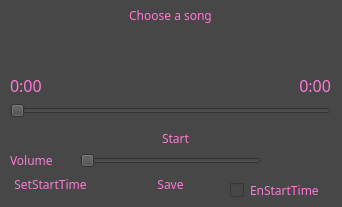
<?xml version="1.0" encoding="UTF-8"?>
<ui version="4.0">
 <class>song_settings</class>
 <widget class="QWidget" name="song_settings">
  <property name="geometry">
   <rect>
    <x>0</x>
    <y>0</y>
    <width>342</width>
    <height>207</height>
   </rect>
  </property>
  <property name="windowTitle">
   <string>mi.Player</string>
  </property>
  <property name="styleSheet">
   <string notr="true">color: rgb(255, 121, 215);
selection-color: rgb(255, 255, 255);
background-color: rgb(71, 71, 71);
border:0px  solid rgb(255, 121, 215, 10);</string>
  </property>
  <widget class="QPushButton" name="song_path_set">
   <property name="geometry">
    <rect>
     <x>0</x>
     <y>0</y>
     <width>341</width>
     <height>31</height>
    </rect>
   </property>
   <property name="font">
    <font>
     <family>Segoe UI Light</family>
    </font>
   </property>
   <property name="text">
    <string>Choose a song</string>
   </property>
   <attribute name="buttonGroup">
    <string notr="true">b_cc</string>
   </attribute>
  </widget>
  <widget class="QSlider" name="volume_slider">
   <property name="geometry">
    <rect>
     <x>80</x>
     <y>150</y>
     <width>181</width>
     <height>22</height>
    </rect>
   </property>
   <property name="maximum">
    <number>100</number>
   </property>
   <property name="orientation">
    <enum>Qt::Horizontal</enum>
   </property>
  </widget>
  <widget class="QSlider" name="song_timing">
   <property name="geometry">
    <rect>
     <x>10</x>
     <y>100</y>
     <width>321</width>
     <height>21</height>
    </rect>
   </property>
   <property name="orientation">
    <enum>Qt::Horizontal</enum>
   </property>
  </widget>
  <widget class="QLabel" name="song_name">
   <property name="geometry">
    <rect>
     <x>0</x>
     <y>40</y>
     <width>341</width>
     <height>31</height>
    </rect>
   </property>
   <property name="font">
    <font>
     <family>Segoe UI Light</family>
     <pointsize>16</pointsize>
    </font>
   </property>
   <property name="text">
    <string/>
   </property>
   <property name="alignment">
    <set>Qt::AlignCenter</set>
   </property>
  </widget>
  <widget class="QPushButton" name="save_ss">
   <property name="geometry">
    <rect>
     <x>120</x>
     <y>170</y>
     <width>101</width>
     <height>28</height>
    </rect>
   </property>
   <property name="font">
    <font>
     <family>Segoe UI Light</family>
    </font>
   </property>
   <property name="text">
    <string>Save</string>
   </property>
   <attribute name="buttonGroup">
    <string notr="true">b_cc</string>
   </attribute>
  </widget>
  <widget class="QLabel" name="label">
   <property name="geometry">
    <rect>
     <x>10</x>
     <y>150</y>
     <width>55</width>
     <height>21</height>
    </rect>
   </property>
   <property name="font">
    <font>
     <family>Segoe UI Light</family>
    </font>
   </property>
   <property name="text">
    <string>Volume</string>
   </property>
  </widget>
  <widget class="QLabel" name="volume_percents">
   <property name="geometry">
    <rect>
     <x>270</x>
     <y>150</y>
     <width>55</width>
     <height>16</height>
    </rect>
   </property>
   <property name="font">
    <font>
     <family>Segoe UI Light</family>
    </font>
   </property>
   <property name="text">
    <string/>
   </property>
  </widget>
  <widget class="QLabel" name="cur_audio_time">
   <property name="geometry">
    <rect>
     <x>10</x>
     <y>75</y>
     <width>55</width>
     <height>21</height>
    </rect>
   </property>
   <property name="font">
    <font>
     <family>Segoe UI Light</family>
     <pointsize>12</pointsize>
    </font>
   </property>
   <property name="text">
    <string>0:00</string>
   </property>
  </widget>
  <widget class="QLabel" name="all_audio_time">
   <property name="geometry">
    <rect>
     <x>260</x>
     <y>70</y>
     <width>71</width>
     <height>31</height>
    </rect>
   </property>
   <property name="font">
    <font>
     <family>Segoe UI Light</family>
     <pointsize>12</pointsize>
    </font>
   </property>
   <property name="text">
    <string>0:00</string>
   </property>
   <property name="alignment">
    <set>Qt::AlignRight|Qt::AlignTrailing|Qt::AlignVCenter</set>
   </property>
  </widget>
  <widget class="QCheckBox" name="startTime">
   <property name="geometry">
    <rect>
     <x>230</x>
     <y>180</y>
     <width>101</width>
     <height>20</height>
    </rect>
   </property>
   <property name="font">
    <font>
     <family>Segoe UI Light</family>
    </font>
   </property>
   <property name="text">
    <string>EnStartTime</string>
   </property>
  </widget>
  <widget class="QPushButton" name="get_start_time">
   <property name="geometry">
    <rect>
     <x>0</x>
     <y>170</y>
     <width>101</width>
     <height>28</height>
    </rect>
   </property>
   <property name="font">
    <font>
     <family>Segoe UI Light</family>
    </font>
   </property>
   <property name="text">
    <string>SetStartTime</string>
   </property>
  </widget>
  <widget class="QPushButton" name="song_status">
   <property name="geometry">
    <rect>
     <x>80</x>
     <y>130</y>
     <width>191</width>
     <height>17</height>
    </rect>
   </property>
   <property name="font">
    <font>
     <family>Segoe UI Light</family>
    </font>
   </property>
   <property name="text">
    <string>Start</string>
   </property>
   <attribute name="buttonGroup">
    <string notr="true">b_cc</string>
   </attribute>
  </widget>
 </widget>
 <resources/>
 <connections/>
 <buttongroups>
  <buttongroup name="b_cc"/>
 </buttongroups>
</ui>
